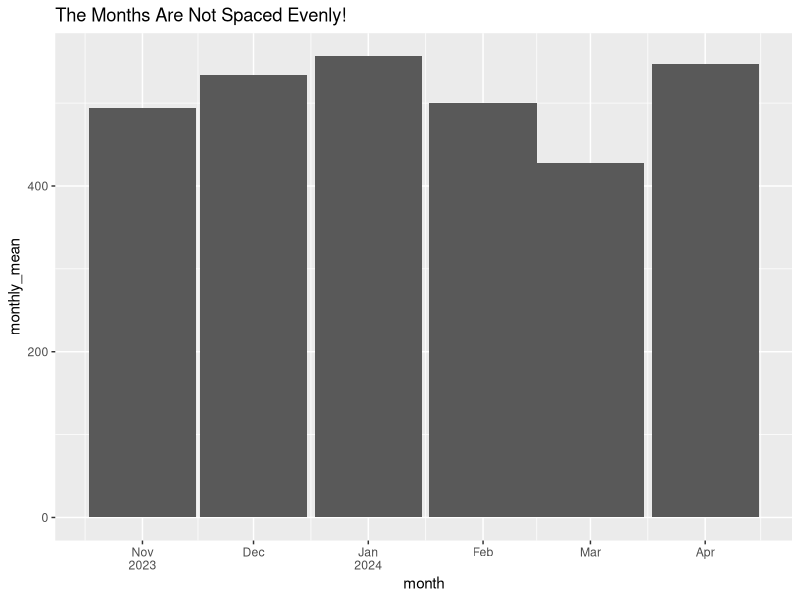
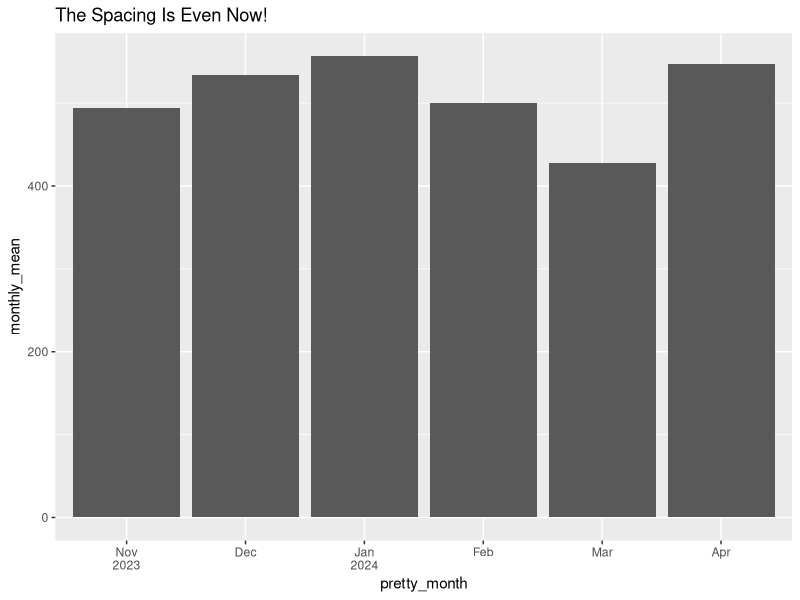

Write R code to recreate these figures, in order.
## ---- chunk 1
library(tidyverse)
## ---- chunk 2
month_data <- tibble(dates = seq(ymd("2023-11-01"), ymd("2024-04-30"), by = "day"),
                     data = sample(1:1e3, 182)) |>
  mutate(month = floor_date(dates, "month")) |>
  group_by(month) |>
  summarise(monthly_mean = mean(data))

month_data
## ---- chunk 3
month_data |>
  ggplot(aes(x = month, y = monthly_mean)) +
  geom_col(width = 29) +
  ggtitle("The Months Are Not Spaced Evenly!") +
  # add the year to the first month plotted in each year
  scale_x_date(labels = scales::label_date_short())
## ---- chunk 4
# get the label_date_short() function
prettify_dates <- scales::label_date_short()

# we use the new function we made and make the dates factors so that they sort 
# correctly. 
new_month_data <- month_data |>
  mutate(pretty_month = prettify_dates(month),
         pretty_month = as_factor(pretty_month))

new_month_data
## ---- chunk 5
new_month_data |>
  ggplot(aes(x = pretty_month, y = monthly_mean)) +
  geom_col() +
  ggtitle("The Spacing Is Even Now!")
